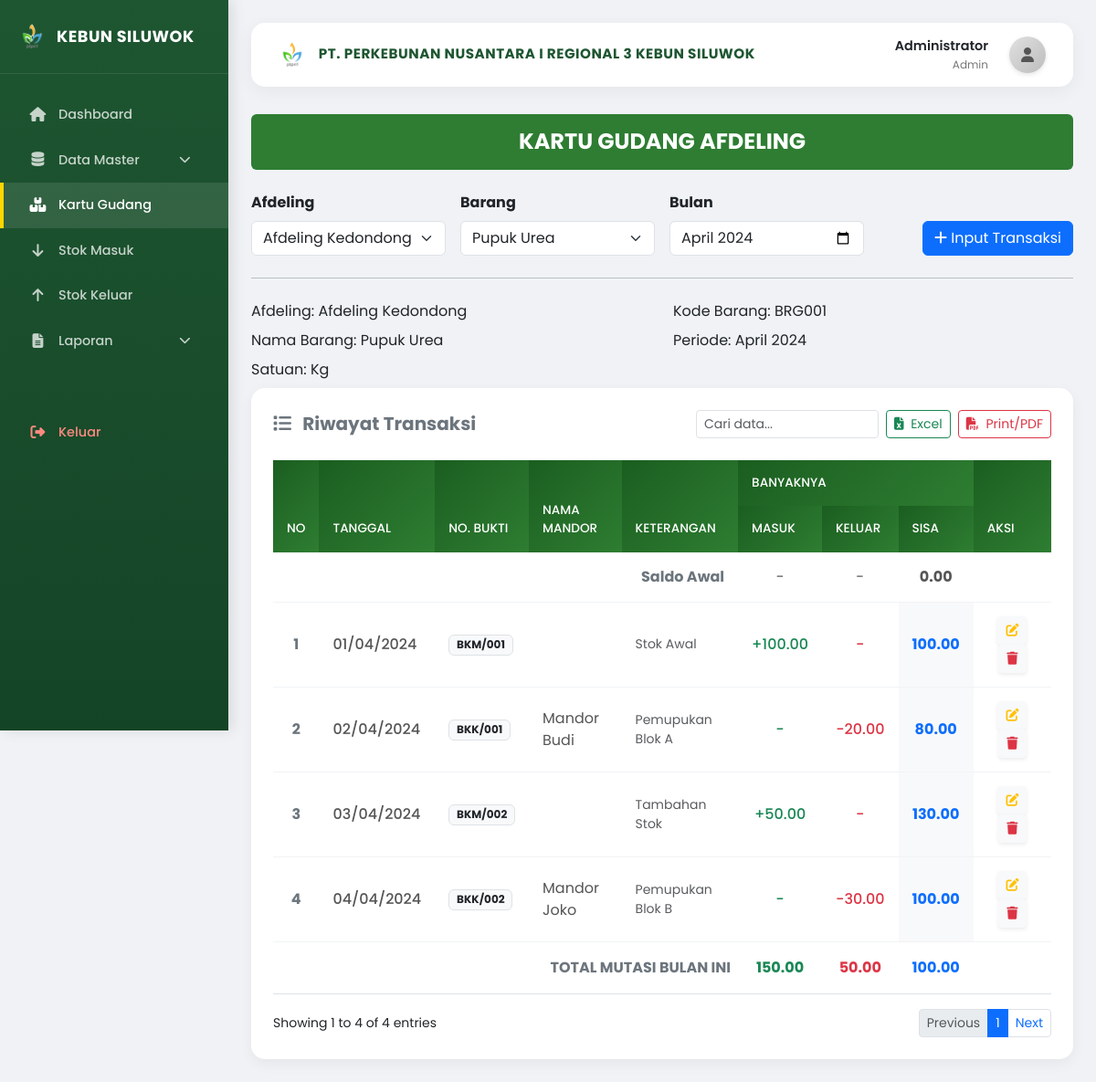
The app's page /kartu_gudang.php (signed in) with its own data.
### tables this page shows
CREATE TABLE IF NOT EXISTS afdeling (
    id INT AUTO_INCREMENT PRIMARY KEY,
    nama_afdeling VARCHAR(100) NOT NULL
);

CREATE TABLE IF NOT EXISTS barang (
    id INT AUTO_INCREMENT PRIMARY KEY,
    kode_barang VARCHAR(20) NOT NULL,
    nama_barang VARCHAR(100) NOT NULL,
    satuan VARCHAR(20) NOT NULL,
    stok INT DEFAULT 0
);

CREATE TABLE IF NOT EXISTS transaksi_gudang (
    id INT AUTO_INCREMENT PRIMARY KEY,
    tanggal DATE NOT NULL,
    id_barang INT NOT NULL,
    id_afdeling INT NOT NULL,
    no_bukti VARCHAR(50),
    nama_mandor VARCHAR(100),
    jenis_transaksi ENUM('masuk', 'keluar') NOT NULL,
    jumlah DECIMAL(10,2) NOT NULL,
    keterangan TEXT,
    created_at TIMESTAMP DEFAULT CURRENT_TIMESTAMP,
    FOREIGN KEY (id_barang) REFERENCES barang(id),
    FOREIGN KEY (id_afdeling) REFERENCES afdeling(id)
);

### kartu_gudang.php (the view, shortened to what this page needs)
<?php
require_once 'config/database.php';
$stmt_afdeling = $koneksi->query("SELECT * FROM afdeling");
$afdelings = $stmt_afdeling->fetchAll(PDO::FETCH_ASSOC);
$stmt_barang = $koneksi->query("SELECT * FROM barang");
$barangs = $stmt_barang->fetchAll(PDO::FETCH_ASSOC);
$selected_afdeling = isset($_GET['afdeling']) ? $_GET['afdeling'] : (isset($afdelings[0]['id']) ? $afdelings[0]['id'] : '');
$selected_barang = isset($_GET['barang']) ? $_GET['barang'] : (isset($barangs[0]['id']) ? $barangs[0]['id'] : '');
if (isset($_GET['bulan'])) {
    $selected_bulan = $_GET['bulan'];
} else {
    $stmt_max = $koneksi->query("SELECT MAX(tanggal) FROM transaksi_gudang");
    $max_date = $stmt_max->fetchColumn();
    $selected_bulan = $max_date ? date('Y-m', strtotime($max_date)) : date('Y-m');
}
$transaksi = [];
$info_barang = null;
$info_afdeling = null;
$stok_awal = 0;
$total_masuk_periode = 0;
$total_keluar_periode = 0;
if ($selected_afdeling && $selected_barang) {
    $stmt_info = $koneksi->prepare("SELECT * FROM barang WHERE id = ?");
    $stmt_info->execute([$selected_barang]);
    $info_barang = $stmt_info->fetch(PDO::FETCH_ASSOC);
    $stmt_info_afd = $koneksi->prepare("SELECT * FROM afdeling WHERE id = ?");
    $stmt_info_afd->execute([$selected_afdeling]);
    $info_afdeling = $stmt_info_afd->fetch(PDO::FETCH_ASSOC);
    $sql = "SELECT * FROM transaksi_gudang
            WHERE id_afdeling = :afdeling
            AND id_barang = :barang
            AND DATE_FORMAT(tanggal, '%Y-%m') = :bulan
            ORDER BY tanggal ASC, id ASC";
    $stmt = $koneksi->prepare($sql);
    $stmt->execute([
        ':afdeling' => $selected_afdeling,
        ':barang' => $selected_barang,
        ':bulan' => $selected_bulan
    ]);
    $transaksi = $stmt->fetchAll(PDO::FETCH_ASSOC);
    $start_date = $selected_bulan . '-01';
    $stmt_awal = $koneksi->prepare("SELECT SUM(CASE WHEN jenis_transaksi = 'masuk' THEN jumlah ELSE -jumlah END) FROM transaksi_gudang WHERE id_afdeling = :afd AND id_barang = :brg AND tanggal < :start_date");
    $stmt_awal->execute([
        ':afd' => $selected_afdeling,
        ':brg' => $selected_barang,
        ':start_date' => $start_date
    ]);
    $stok_awal = $stmt_awal->fetchColumn() ?: 0;
    foreach ($transaksi as $t) {
        if ($t['jenis_transaksi'] == 'masuk') $total_masuk_periode += $t['jumlah'];
        if ($t['jenis_transaksi'] == 'keluar') $total_keluar_periode += $t['jumlah'];
    }
}
?>
<!DOCTYPE html>
<html lang="id">
<head>
    <link href="https://cdn.jsdelivr.net/npm/bootstrap@5.3.0/dist/css/bootstrap.min.css" rel="stylesheet">
    <link rel="stylesheet" href="https://cdnjs.cloudflare.com/ajax/libs/font-awesome/6.4.0/css/all.min.css">
    <link rel="stylesheet" href="assets/css/dashboard.css">
</head>
<body>
    <div class="sidebar">
        <div class="sidebar-header">
            <img src="assets/img/log.png" alt="Logo" style="width: 30px;">
            <a href="#" class="sidebar-brand">KEBUN SILUWOK</a>
        </div>
        <ul class="sidebar-menu">
            <li><a href="dashboard.php"><i class="fas fa-home"></i> Dashboard</a></li>
            <li>
                <a href="#submenuDataMaster" data-bs-toggle="collapse" class="d-flex align-items-center">
                    <i class="fas fa-database"></i> Data Master
                    <i class="fas fa-chevron-down ms-auto" style="font-size: 0.8rem;"></i>
                </a>
            </li>
            <li><a href="kartu_gudang.php" class="active"><i class="fas fa-boxes"></i> Kartu Gudang</a></li>
            <li><a href="stok_masuk.php"><i class="fas fa-arrow-down"></i> Stok Masuk</a></li>
            <li><a href="stok_keluar.php"><i class="fas fa-arrow-up"></i> Stok Keluar</a></li>
            <li>
                <a href="#submenuLaporan" data-bs-toggle="collapse" class="d-flex align-items-center">
                    <i class="fas fa-file-alt"></i> Laporan
                    <i class="fas fa-chevron-down ms-auto" style="font-size: 0.8rem;"></i>
                </a>
            </li>
            <li style="margin-top: 50px;">
                <a href="logout.php" style="color: #ff8a80;"><i class="fas fa-sign-out-alt"></i> Keluar</a>
            </li>
        </ul>
    </div>
    <div class="main-content">
        <div class="top-navbar">
            <div class="d-flex align-items-center">
                <div class="company-title">
                    <img src="assets/img/log.png" alt="Logo" style="height: 30px; margin-right: 10px;">
                    PT. PERKEBUNAN NUSANTARA I REGIONAL 3 KEBUN SILUWOK
                </div>
            </div>
            <div class="user-profile">
                <div class="text-end me-2 d-none d-sm-block">
                    <div style="font-weight: 600; font-size: 0.9rem;"><?php echo $_SESSION['nama_lengkap']; ?></div>
                    <div style="font-size: 0.75rem; color: #777;"><?php echo ucfirst($_SESSION['role']); ?></div>
                </div>
                <div class="user-avatar">
                    <i class="fas fa-user"></i>
                </div>
            </div>
        </div>
        <div class="mb-4">
            <div class="p-3 rounded text-white text-center" style="background: #2e7d32;">
                <h4 class="m-0 fw-bold">KARTU GUDANG AFDELING</h4>
            </div>
        </div>
        <div class="row">
            <div class="col-md-12">
                <div class="info-box">
                    <form method="GET" class="row g-3 align-items-end">
                        <div class="col-md-3">
                            <label class="form-label fw-bold">Afdeling</label>
                            <select name="afdeling" class="form-select" onchange="this.form.submit()">
                                <?php foreach($afdelings as $afd): ?>
                                    <option value="<?php echo $afd['id']; ?>" <?php echo $selected_afdeling == $afd['id'] ? 'selected' : ''; ?>>
                                        <?php echo $afd['nama_afdeling']; ?>
                                    </option>
                                <?php endforeach; ?>
                            </select>
                        </div>
                        <div class="col-md-3">
                            <label class="form-label fw-bold">Barang</label>
                            <select name="barang" class="form-select" onchange="this.form.submit()">
                                <?php foreach($barangs as $brg): ?>
                                    <option value="<?php echo $brg['id']; ?>" <?php echo $selected_barang == $brg['id'] ? 'selected' : ''; ?>>
                                        <?php echo $brg['nama_barang']; ?>
                                    </option>
                                <?php endforeach; ?>
                            </select>
                        </div>
                        <div class="col-md-3">
                            <label class="form-label fw-bold">Bulan</label>
                            <input type="month" name="bulan" class="form-control" value="<?php echo $selected_bulan; ?>" onchange="this.form.submit()">
                        </div>
                        <div class="col-md-3 text-end">
                             <button type="button" class="btn btn-primary" data-bs-toggle="modal" data-bs-target="#addModal">
                                <i class="fas fa-plus"></i> Input Transaksi
                            </button>
                        </div>
                    </form>
                    <hr class="my-4">
                    <?php if ($info_barang && $info_afdeling): ?>
                    <div class="row">
                        <div class="col-md-6">
                            <div class="mb-2"><span class="info-label">Afdeling</span>: <?php echo $info_afdeling['nama_afdeling']; ?></div>
                            <div class="mb-2"><span class="info-label">Nama Barang</span>: <?php echo $info_barang['nama_barang']; ?></div>
                            <div class="mb-2"><span class="info-label">Satuan</span>: <?php echo $info_barang['satuan']; ?></div>
                        </div>
                        <div class="col-md-6">
                            <div class="mb-2"><span class="info-label">Kode Barang</span>: <?php echo $info_barang['kode_barang']; ?></div>
                            <div class="mb-2"><span class="info-label">Periode</span>: <?php echo date('F Y', strtotime($selected_bulan)); ?></div>
                        </div>
                    </div>
                    <?php endif; ?>
                </div>
            </div>
        </div>
        <div class="table-card p-4">
            <div class="d-flex justify-content-between align-items-center mb-4">
                <h5 class="fw-bold m-0 text-secondary"><i class="fas fa-list me-2"></i> Riwayat Transaksi</h5>
                <div class="d-flex gap-2">
                    <input type="text" id="searchInput" onkeyup="searchTable()" class="form-control form-control-sm" placeholder="Cari data..." style="width: 200px;">
                    <a href="export_kartu.php?afdeling=<?php echo $selected_afdeling; ?>&barang=<?php echo $selected_barang; ?>&bulan=<?php echo $selected_bulan; ?>&type=excel" target="_blank" class="btn btn-outline-success btn-sm"><i class="fas fa-file-excel me-1"></i> Excel</a>
                    <a href="export_kartu.php?afdeling=<?php echo $selected_afdeling; ?>&barang=<?php echo $selected_barang; ?>&bulan=<?php echo $selected_bulan; ?>&type=pdf" target="_blank" class="btn btn-outline-danger btn-sm"><i class="fas fa-file-pdf me-1"></i> Print/PDF</a>
                </div>
            </div>
            <div class="table-responsive">
                <table id="kartuTable" class="table table-hover table-custom align-middle">
                    <thead>
                        <tr>
                            <th rowspan="2" width="5%">No</th>
                            <th rowspan="2">Tanggal</th>
                            <th rowspan="2">No. Bukti</th>
                            <th rowspan="2">Nama Mandor</th>
                            <th rowspan="2">Keterangan</th>
                            <th colspan="3">Banyaknya</th>
                            <th rowspan="2" width="10%">Aksi</th>
                        </tr>
                        <tr>
                            <th>Masuk</th>
                            <th>Keluar</th>
                            <th>Sisa</th>
                        </tr>
                    </thead>
                    <tbody>
                        <tr class="bg-light">
                            <td colspan="5" class="text-end fw-bold text-secondary">Saldo Awal</td>
                            <td class="text-center">-</td>
                            <td class="text-center">-</td>
                            <td class="text-center fw-bold"><?php echo number_format($stok_awal, 2); ?></td>
                            <td></td>
                        </tr>
                        <?php
                        $no = 1;
                        $sisa = $stok_awal;
                        if (empty($transaksi)) {
                            echo "<tr><td colspan='9' class='text-center py-5 text-muted'><i class='fas fa-inbox fa-3x mb-3 d-block opacity-25'></i>Tidak ada data transaksi pada periode ini</td></tr>";
                        } else {
                            foreach ($transaksi as $row) {
                                $masuk = ($row['jenis_transaksi'] == 'masuk') ? $row['jumlah'] : 0;
                                $keluar = ($row['jenis_transaksi'] == 'keluar') ? $row['jumlah'] : 0;
                                $sisa = $sisa + $masuk - $keluar;
                        ?>
                        <tr>
                            <td class="text-center fw-bold text-secondary"><?php echo $no++; ?></td>
                            <td>
                                <div class="fw-medium"><?php echo date('d/m/Y', strtotime($row['tanggal'])); ?></div>
                            </td>
                            <td><span class="badge bg-light text-dark border"><?php echo $row['no_bukti']; ?></span></td>
                            <td><?php echo $row['nama_mandor']; ?></td>
                            <td class="text-muted small"><?php echo $row['keterangan']; ?></td>
                            <td class="text-center text-success fw-medium"><?php echo $masuk > 0 ? '+'.number_format($masuk, 2) : '-'; ?></td>
                            <td class="text-center text-danger fw-medium"><?php echo $keluar > 0 ? '-'.number_format($keluar, 2) : '-'; ?></td>
                            <td class="text-center fw-bold text-primary bg-light"><?php echo number_format($sisa, 2); ?></td>
                            <td class="text-center">
                                <button class="btn btn-light btn-sm text-warning shadow-sm"
                                    data-id="<?php echo $row['id']; ?>"
                                    data-tanggal="<?php echo $row['tanggal']; ?>"
                                    data-nobukti="<?php echo $row['no_bukti']; ?>"
                                    data-mandor="<?php echo $row['nama_mandor']; ?>"
                                    data-jenis="<?php echo $row['jenis_transaksi']; ?>"
                                    data-jumlah="<?php echo $row['jumlah']; ?>"
                                    data-keterangan="<?php echo $row['keterangan']; ?>"
                                    data-bs-toggle="modal" data-bs-target="#editModal"
                                    title="Edit">
                                    <i class="fas fa-edit"></i>
                                </button>
                                <button class="btn btn-light btn-sm text-danger shadow-sm"
                                    data-id="<?php echo $row['id']; ?>"
                                    data-bs-toggle="modal" data-bs-target="#deleteModal"
                                    title="Hapus">
                                    <i class="fas fa-trash"></i>
                                </button>
                            </td>
                        </tr>
                        <?php
                            }
                        }
                        ?>
                    </tbody>
                    <tfoot class="bg-light fw-bold">
                        <tr>
                            <td colspan="5" class="text-end text-secondary text-uppercase py-3">Total Mutasi Bulan Ini</td>
                            <td class="text-center text-success py-3"><?php echo number_format($total_masuk_periode, 2); ?></td>
                            <td class="text-center text-danger py-3"><?php echo number_format($total_keluar_periode, 2); ?></td>
                            <td class="text-center text-primary py-3"><?php echo number_format($sisa, 2); ?></td>
                            <td></td>
                        </tr>
                    </tfoot>
                </table>
            </div>
            <div class="d-flex justify-content-between align-items-center mt-3">
                <small>Showing 1 to <?php echo count($transaksi); ?> of <?php echo count($transaksi); ?> entries</small>
                <nav>
                    <ul class="pagination pagination-sm mb-0">
                        <li class="page-item disabled"><a class="page-link" href="#">Previous</a></li>
                        <li class="page-item active"><a class="page-link" href="#">1</a></li>
                        <li class="page-item"><a class="page-link" href="#">Next</a></li>
                    </ul>
                </nav>
            </div>
        </div>
    </div>
</body>
</html>

### records on screen
afdeling: nama_afdeling "Afdeling Kedondong"
barang: nama_barang "Pupuk Urea", satuan "Kg", kode_barang "BRG001"
transaksi_gudang: tanggal "01/04/2024", no_bukti "BKM/001", keterangan "Stok Awal", jumlah "100.00", sisa "100.00"
transaksi_gudang: tanggal "02/04/2024", no_bukti "BKK/001", nama_mandor "Mandor Budi", keterangan "Pemupukan Blok A", jumlah "20.00", sisa "80.00"
transaksi_gudang: tanggal "03/04/2024", no_bukti "BKM/002", keterangan "Tambahan Stok", jumlah "50.00", sisa "130.00"
transaksi_gudang: tanggal "04/04/2024", no_bukti "BKK/002", nama_mandor "Mandor Joko", keterangan "Pemupukan Blok B", jumlah "30.00", sisa "100.00"

### other values on screen
$_SESSION['nama_lengkap'] "Administrator"
$_SESSION['role'] "Admin"
date('F Y', strtotime($selected_bulan)) "April 2024"
$stok_awal "0.00"
$total_masuk_periode "150.00"
$total_keluar_periode "50.00"
$sisa "100.00"
count($transaksi) "4"
form field afdeling "Afdeling Kedondong"
form field barang "Pupuk Urea"
